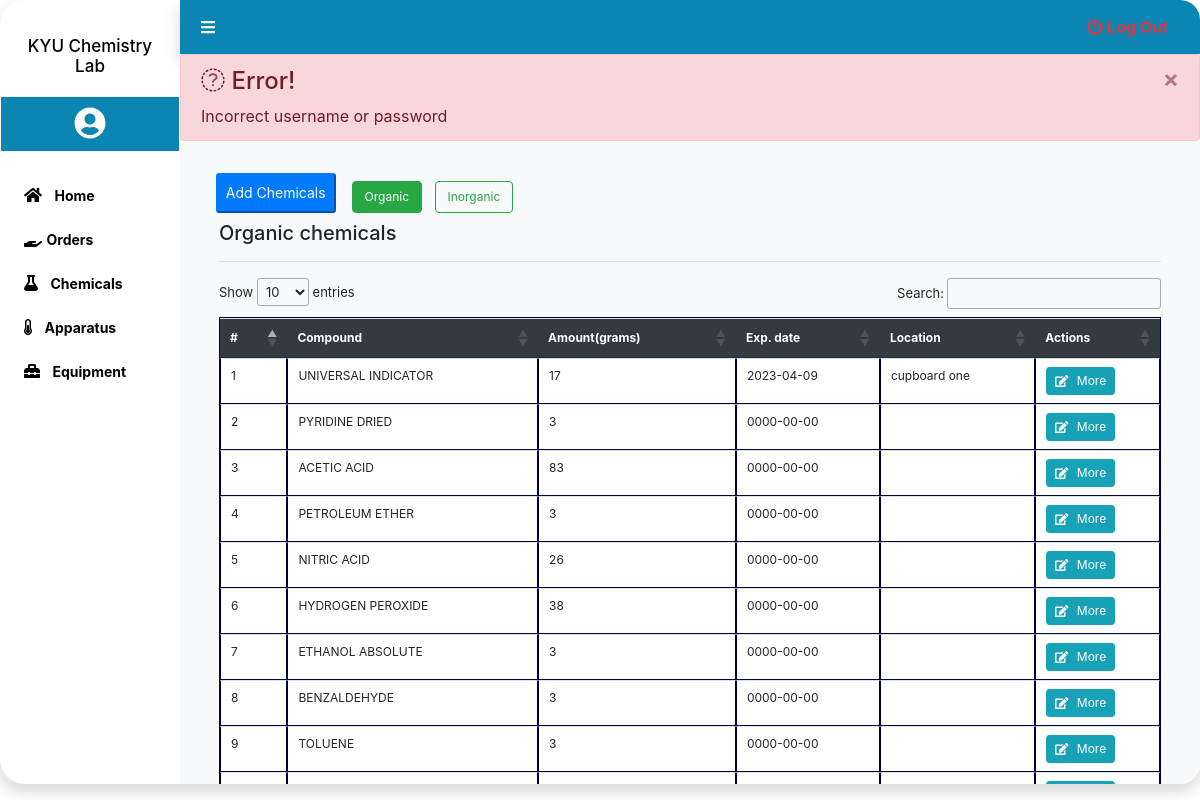
The page /admin/chemicals.php (signed in) on the database its author committed.
### tables this page shows
CREATE TABLE `organic` (
  `id` int(4) NOT NULL,
  `compound` varchar(100) DEFAULT NULL,
  `amount` varchar(20) DEFAULT NULL,
  `expdate` date DEFAULT NULL,
  `location` varchar(50) NOT NULL,
  `category` varchar(30) NOT NULL,
  `modification_date` date NOT NULL
);

### admin/chemicals.php (the view, shortened to what this page needs)
<?php
include('./includes/session.php');
include('./includes/header.php');
?>
<div class="main shadow">
    <?php
        include('./includes/sidebar.php');
    ?>
    <div class="content bg-light">
        <?php include('./includes/navbar.php') ?>
        <div class="message">
            <?php
                if(isset($_SESSION['error'])){
                echo "
                    <div class='alert alert-danger alert-dismissible'>
                    <button type='button' class='close' data-dismiss='alert' aria-hidden='true'>&times;</button>
                    <h4><i class='icon fa fa-warning'></i> Error!</h4>
                    ".$_SESSION['error']."
                    </div>
                ";
                }
            ?>
        </div>
        <div class="inner-content mt-2 p-3">
            <div class="header" style="display: flex;">
                <button class="btn-primary add-chemical mb-2 btn-sm pull-right" style="margin-left: 2%;">Add Chemicals</button>
                <div class="cat-btns ml-3">
                    <button id="" class='btn organic btn-outline-success mr-2 mt-2 mb-2 active' style='font-size: 12px;'>Organic</button>
                    <button id="" class='btn inorganic btn-outline-success mr-2 mt-2 mb-2' style='font-size: 12px;'>Inorganic</button>
                </div>
            </div>
            <div class="row ml-2 mr-2" id="table-section" style="font-size:13px;">
                <div class="col-12 tables">
                    <div id="organic">
                        <div class="header">
                            <h5>Organic chemicals</h5>
                            <hr>
                        </div>
                        <table class="table bg-white" id="table">
                            <thead class = "bg-dark">
                                <tr class="text-white">
                                    <th scope="col">#</th>
                                    <th scope="col">Compound</th>
                                    <th scope="col">Amount(grams)</th>
                                    <th scope="col">Exp. date</th>
                                    <th scope="col">Location</th>
                                    <th scope="col">Actions</th>
                                </tr>
                            </thead>
                            <tbody>
                                <?php
                                if($_SESSION['role'] === "Laboratory Technician")
                                {
                                    $location = $user['assigned_lab'];
                                    $result = $conn->query("select * from organic where category = 'organic' and location='$location'");
                                }
                                else
                                {
                                    $result = $conn->query("select * from organic where category = 'organic'");
                                }
                                    $count = 1;
                                    while($row = $result->fetch_assoc())
                                    {
                                ?>
                                <tr>
                                    <td scope="row"><?= $count; ?></td>
                                    <td><?= $row['compound']; ?></td>
                                    <td><?= $row['amount']; ?></td>
                                    <td><?= $row['expdate']; ?></td>
                                    <td><?= $row['location']; ?></td>
                                    <td>
                                        <a href="" style="font-size: 12px;" class="more btn btn-sm btn-info" id="<?= $row['id']; ?>"><i class="fas fa-edit     mr-2"></i>More</a>
                                    </td>
                                </tr>
                                <?php
                                    $count ++;
                                }
                                ?>
                            </tbody>
                        </table>
                    </div>
                </div>
            </div>
        </div>
    </div>
</div>
<?php
include('./includes/footer.php');
?>

### admin/includes/css/header.css (style rules this page uses)
.main { margin: 0px; height: 98vh; border-radius: 20px; display: flex; overflow: hidden; position: relative; }
a { text-decoration: none; }
.content { width: 85%; }
a { list-style-type: none; }
table, table tbody td { border: 1px solid rgb(0, 0, 58); font-size: 12px; }
.content .inner-content { height: 90vh; overflow: hidden; overflow-y: scroll; padding: 20px; }
.tables { width: 100%; }

### rows shown on the page
organic: compound "UNIVERSAL INDICATOR", amount "17", expdate "2023-04-09", location "cupboard one"
organic: compound "PYRIDINE DRIED", amount "3", expdate "0000-00-00"
organic: compound "ACETIC ACID", amount "83", expdate "0000-00-00"
organic: compound "PETROLEUM ETHER", amount "3", expdate "0000-00-00"
organic: compound "NITRIC ACID", amount "26", expdate "0000-00-00"
organic: compound "HYDROGEN PEROXIDE", amount "38", expdate "0000-00-00"
organic: compound "ETHANOL ABSOLUTE", amount "3", expdate "0000-00-00"
organic: compound "BENZALDEHYDE", amount "3", expdate "0000-00-00"
organic: compound "TOLUENE", amount "3", expdate "0000-00-00"

### other values the page prints
$_SESSION['error'] "Incorrect username or password"
